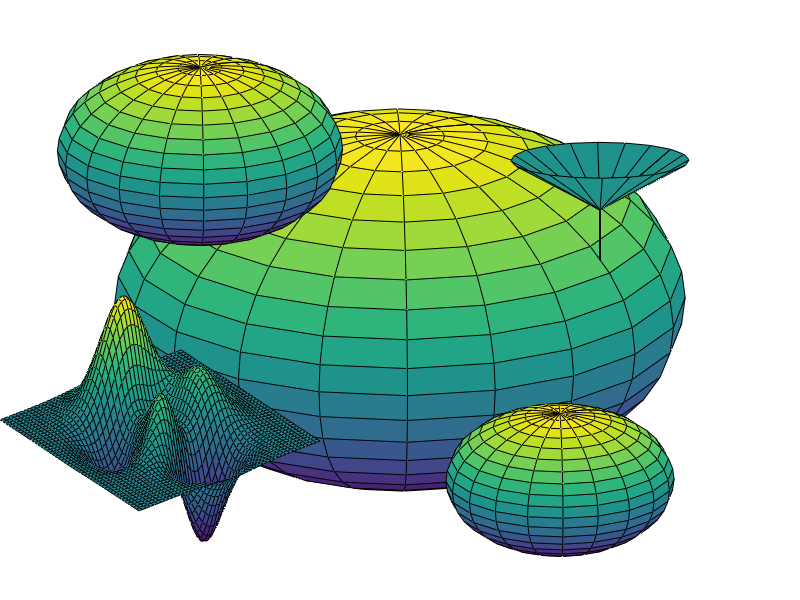

Here is the MATLAB script that generated this plot:
h(1) = axes('Position',[0 0 1 1]); sphere
h(2) = axes('Position',[0 0 .4 .6]); peaks;
h(3) = axes('Position',[0 .5 .5 .5]); sphere
h(4) = axes('Position',[.5 0 .4 .4]); sphere
h(5) = axes('Position',[.5 .5 .5 .3]); cylinder([0 0 0.5])
set(h,'Visible','off')
set(gcf,'Renderer','opengl')
